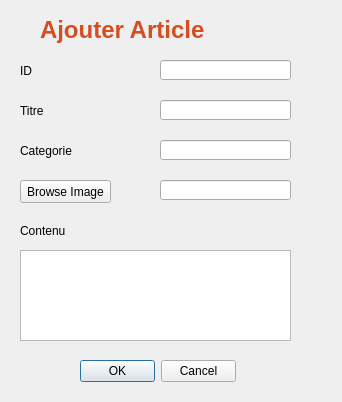
<?xml version="1.0" encoding="UTF-8"?>
<ui version="4.0">
 <class>add_article</class>
 <widget class="QDialog" name="add_article">
  <property name="geometry">
   <rect>
    <x>0</x>
    <y>0</y>
    <width>342</width>
    <height>402</height>
   </rect>
  </property>
  <property name="windowTitle">
   <string>Dialog</string>
  </property>
  <widget class="QLineEdit" name="id">
   <property name="geometry">
    <rect>
     <x>160</x>
     <y>60</y>
     <width>131</width>
     <height>20</height>
    </rect>
   </property>
  </widget>
  <widget class="QLineEdit" name="titre">
   <property name="geometry">
    <rect>
     <x>160</x>
     <y>100</y>
     <width>131</width>
     <height>20</height>
    </rect>
   </property>
  </widget>
  <widget class="QLabel" name="label_3">
   <property name="geometry">
    <rect>
     <x>20</x>
     <y>140</y>
     <width>121</width>
     <height>21</height>
    </rect>
   </property>
   <property name="text">
    <string>Categorie</string>
   </property>
  </widget>
  <widget class="QDialogButtonBox" name="buttonBox">
   <property name="geometry">
    <rect>
     <x>80</x>
     <y>360</y>
     <width>156</width>
     <height>23</height>
    </rect>
   </property>
   <property name="standardButtons">
    <set>QDialogButtonBox::Cancel|QDialogButtonBox::Ok</set>
   </property>
  </widget>
  <widget class="QLabel" name="label_4">
   <property name="geometry">
    <rect>
     <x>20</x>
     <y>220</y>
     <width>121</width>
     <height>21</height>
    </rect>
   </property>
   <property name="text">
    <string>Contenu</string>
   </property>
  </widget>
  <widget class="QLabel" name="label_7">
   <property name="geometry">
    <rect>
     <x>40</x>
     <y>10</y>
     <width>221</width>
     <height>41</height>
    </rect>
   </property>
   <property name="text">
    <string>&lt;html&gt;&lt;head/&gt;&lt;body&gt;&lt;p&gt;&lt;span style=&quot; font-size:18pt; font-weight:600; color:#d54e21;&quot;&gt;Ajouter Article&lt;/span&gt;&lt;/p&gt;&lt;/body&gt;&lt;/html&gt;</string>
   </property>
  </widget>
  <widget class="QLabel" name="label">
   <property name="geometry">
    <rect>
     <x>20</x>
     <y>60</y>
     <width>121</width>
     <height>21</height>
    </rect>
   </property>
   <property name="text">
    <string>ID</string>
   </property>
  </widget>
  <widget class="QLabel" name="label_2">
   <property name="geometry">
    <rect>
     <x>20</x>
     <y>100</y>
     <width>121</width>
     <height>21</height>
    </rect>
   </property>
   <property name="text">
    <string>Titre</string>
   </property>
  </widget>
  <widget class="QLineEdit" name="categorie">
   <property name="geometry">
    <rect>
     <x>160</x>
     <y>140</y>
     <width>131</width>
     <height>20</height>
    </rect>
   </property>
  </widget>
  <widget class="QTextEdit" name="contenu">
   <property name="geometry">
    <rect>
     <x>20</x>
     <y>250</y>
     <width>271</width>
     <height>91</height>
    </rect>
   </property>
  </widget>
  <widget class="QLineEdit" name="image">
   <property name="geometry">
    <rect>
     <x>160</x>
     <y>180</y>
     <width>131</width>
     <height>20</height>
    </rect>
   </property>
  </widget>
  <widget class="QPushButton" name="pushButton">
   <property name="geometry">
    <rect>
     <x>20</x>
     <y>180</y>
     <width>91</width>
     <height>23</height>
    </rect>
   </property>
   <property name="text">
    <string>Browse Image</string>
   </property>
  </widget>
 </widget>
 <resources/>
 <connections/>
</ui>
